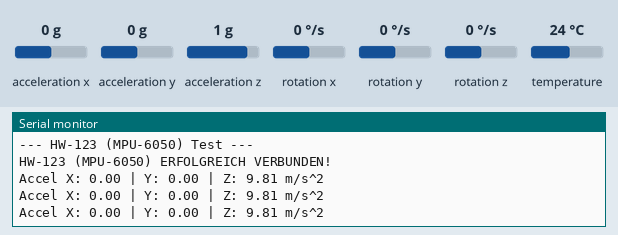
Bench run of a sketch on a simulated ESP32. Shown: the last lines printed to the serial monitor. Inputs (shaded band) come from the test bench; at power-on: acceleration x 0 g, acceleration y 0 g, acceleration z 1 g, rotation x 0 °/s, rotation y 0 °/s, rotation z 0 °/s, temperature 24 °C.

Above: at 2.2 s.
2.3 s: acceleration x set to -1.4 g
At 2.9 s:
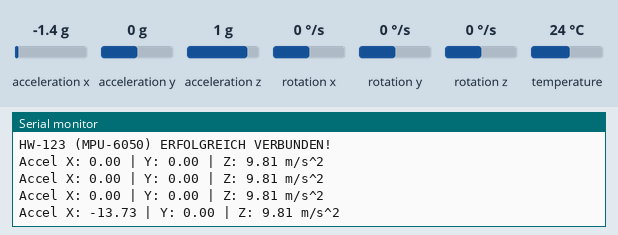
3.8 s: acceleration y set to -1.4 g
At 4.4 s:
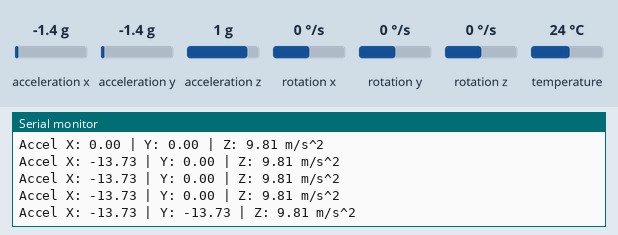
5.3 s: acceleration z set to -1.4 g
At 5.9 s:
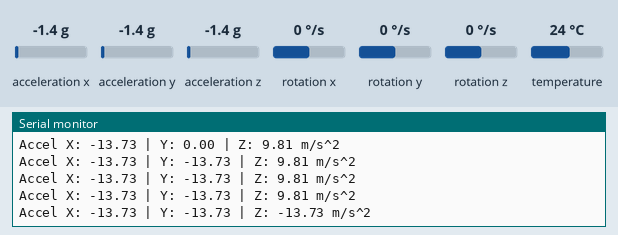

The sketch:

GyroEsp32.ino
```cpp
#include <Adafruit_MPU6050.h>
#include <Adafruit_Sensor.h>
#include <Wire.h>

Adafruit_MPU6050 mpu;

void setup() {
  Serial.begin(115200);
  delay(1000);

  Serial.println("--- HW-123 (MPU-6050) Test ---");

  // I2C starten (SDA = GPIO 21, SCL = GPIO 22)
  Wire.begin(21, 22);

  // MPU-6050 initialisieren
  if (!mpu.begin(0x68, &Wire)) {
    Serial.println("FEHLER: HW-123 Modul nicht unter 0x68 gefunden!");
    Serial.println("Versuche 0x69...");
    if (!mpu.begin(0x69, &Wire)) {
      Serial.println("Kritischer Fehler: HW-123 antwortet nicht.");
      while (1) { delay(10); }
    }
  }

  Serial.println("HW-123 (MPU-6050) ERFOLGREICH VERBUNDEN!");

  // Einstellungen für den Sensor setzen
  mpu.setAccelerometerRange(MPU6050_RANGE_8_G);
  mpu.setGyroRange(MPU6050_RANGE_500_DEG);
  mpu.setFilterBandwidth(MPU6050_BAND_21_HZ);
}

void loop() {
  sensors_event_t a, g, temp;
  mpu.getEvent(&a, &g, &temp);

  // Beschleunigungsdaten ausgeben
  Serial.print("Accel X: "); Serial.print(a.acceleration.x);
  Serial.print(" | Y: ");    Serial.print(a.acceleration.y);
  Serial.print(" | Z: ");    Serial.print(a.acceleration.z);
  Serial.println(" m/s^2");

  delay(500); // Alle halbe Sekunde aktualisieren
}
```

Measured:
- after the input at 2.3 s, the serial monitor: prints a new line after 0.21 s (image 1)
- after the input at 3.8 s, the serial monitor: prints a new line after 0.22 s (image 2)
- after the input at 5.3 s, the serial monitor: prints a new line after 0.23 s (image 3)
